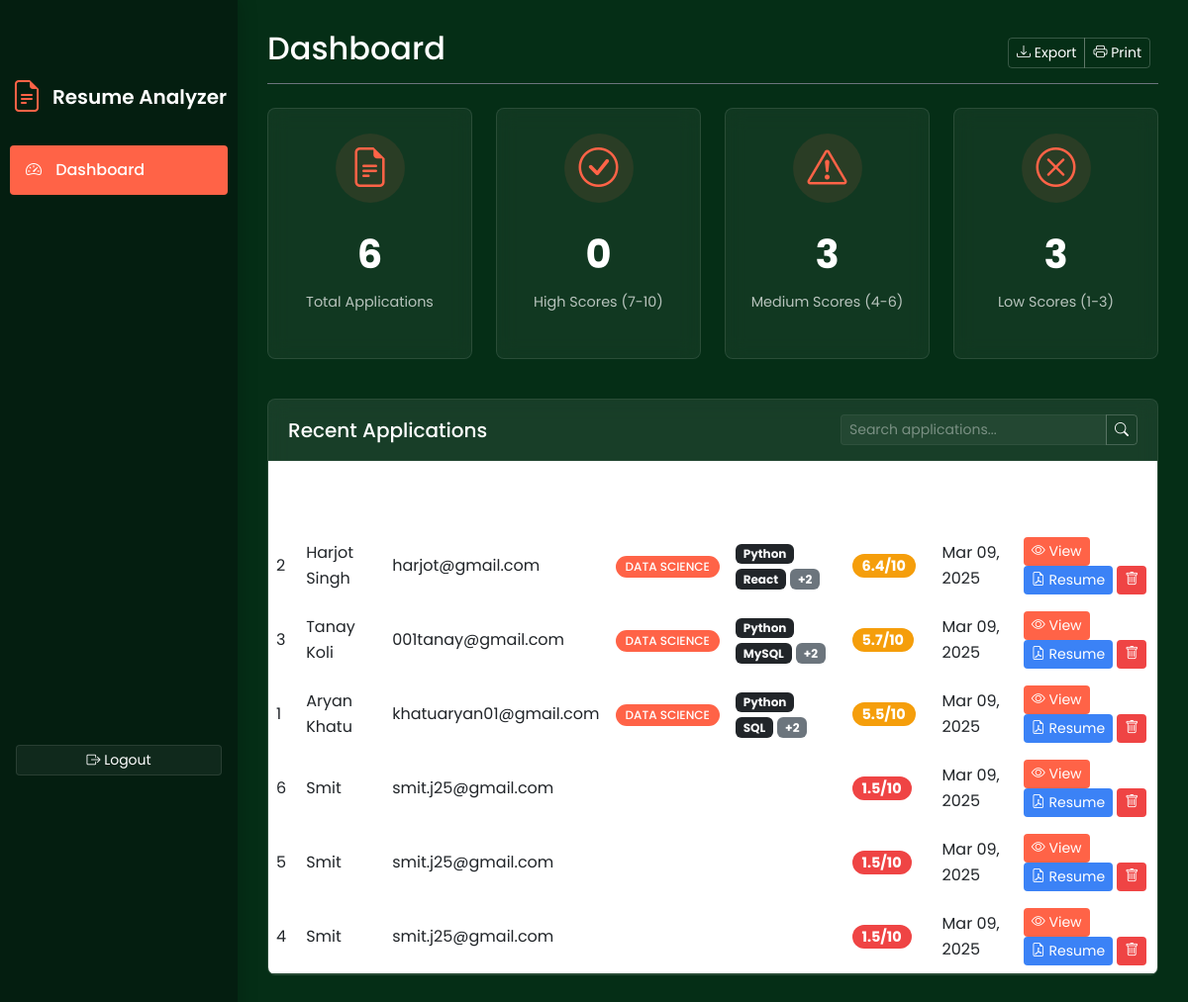
The app's page /admin (signed in) with its own data.
### tables this page shows
CREATE TABLE applications (
        id INTEGER PRIMARY KEY AUTOINCREMENT,
        name TEXT NOT NULL,
        email TEXT NOT NULL,
        domain TEXT NOT NULL,
        key_skills TEXT NOT NULL,
        missing_skills TEXT NOT NULL,
        score FLOAT NOT NULL,
        bias_score FLOAT DEFAULT 5.0,
        final_score FLOAT DEFAULT 5.0,
        date TEXT NOT NULL,
        analysis TEXT NOT NULL,
        overview TEXT,
        resume_path TEXT NOT NULL
    );

### app.py (the view)
@app.route('/admin', methods=['GET'])
def admin():
    if session.get('admin_logged_in'):
        applications = get_all_applications()
        return render_template('admin_dashboard.html', applications=applications)
    else:
        return render_template('admin_login.html')

### app.py (called while the page is built)
def get_db_connection():
    conn = sqlite3.connect(DATABASE)
    conn.row_factory = sqlite3.Row
    return conn

def get_all_applications():
    conn = get_db_connection()
    applications = conn.execute('SELECT * FROM applications ORDER BY score DESC, id DESC').fetchall()
    result = []
    for app in applications:
        app_dict = dict(app)
        app_dict['key_skills'] = app_dict['key_skills'].split(',')
        app_dict['missing_skills'] = app_dict['missing_skills'].split(',')
        result.append(app_dict)
    conn.close()
    return result

### templates/admin_dashboard.html (shortened to what this page needs)
<!DOCTYPE html>
<html lang="en">
<head>
    <link href="https://cdn.jsdelivr.net/npm/bootstrap@5.3.0-alpha1/dist/css/bootstrap.min.css" rel="stylesheet">
    <link rel="stylesheet" href="https://cdn.jsdelivr.net/npm/bootstrap-icons@1.11.3/font/bootstrap-icons.min.css">
</head>
<body>
    <nav class="col-md-2 d-md-block sidebar" id="sidebar">
        <div class="sidebar-sticky">
            <div class="admin-logo mb-4 mt-3">
                <i class="bi bi-file-earmark-text"></i>
                <h5>Resume Analyzer</h5>
            </div>
            <ul class="nav flex-column">
                <li class="nav-item">
                    <a class="nav-link active" href="#">
                        <i class="bi bi-speedometer2"></i>
                        Dashboard
                    </a>
                </li>
            </ul>
            <div class="mt-auto p-3" style="position: absolute; bottom: 0; width: 100%;">
                <a href="/admin/logout" class="btn logout-btn btn-sm w-100">
                    <i class="bi bi-box-arrow-right"></i> Logout
                </a>
            </div>
        </div>
    </nav>
    <main role="main" class="main-content" id="main-content">
        <div class="d-flex justify-content-between flex-wrap flex-md-nowrap align-items-center pb-2 mb-4 border-bottom border-secondary">
            <h1 class="h2">Dashboard</h1>
            <div class="btn-toolbar mb-2 mb-md-0">
                <div class="btn-group me-2">
                    <button class="btn btn-sm btn-outline-secondary" onclick="exportToCSV()">
                        <i class="bi bi-download"></i> Export
                    </button>
                    <button class="btn btn-sm btn-outline-secondary" onclick="window.print()">
                        <i class="bi bi-printer"></i> Print
                    </button>
                </div>
            </div>
        </div>
        <div class="row mb-4">
            <div class="col-md-3 mb-3">
                <div class="card stats-card h-100">
                    <div class="stats-icon">
                        <i class="bi bi-file-earmark-text"></i>
                    </div>
                    <div class="stats-number">{{ applications|length }}</div>
                    <div class="stats-label">Total Applications</div>
                </div>
            </div>
            <div class="col-md-3 mb-3">
                <div class="card stats-card h-100">
                    <div class="stats-icon">
                        <i class="bi bi-check-circle"></i>
                    </div>
                    <div class="stats-number">{{ applications|selectattr('final_score', 'ge', 7)|list|length }}</div>
                    <div class="stats-label">High Scores (7-10)</div>
                </div>
            </div>
            <div class="col-md-3 mb-3">
                <div class="card stats-card h-100">
                    <div class="stats-icon">
                        <i class="bi bi-exclamation-triangle"></i>
                    </div>
                    <div class="stats-number">{{ applications|selectattr('final_score', 'ge', 4)|selectattr('final_score', 'lt', 7)|list|length }}</div>
                    <div class="stats-label">Medium Scores (4-6)</div>
                </div>
            </div>
            <div class="col-md-3 mb-3">
                <div class="card stats-card h-100">
                    <div class="stats-icon">
                        <i class="bi bi-x-circle"></i>
                    </div>
                    <div class="stats-number">{{ applications|selectattr('final_score', 'lt', 4)|list|length }}</div>
                    <div class="stats-label">Low Scores (1-3)</div>
                </div>
            </div>
        </div>
        <div class="card">
            <div class="card-header d-flex justify-content-between align-items-center">
                <h5 class="mb-0">Recent Applications</h5>
                <div class="input-group" style="width: 300px;">
                    <input type="text" class="form-control form-control-sm" id="searchInput" placeholder="Search applications...">
                    <button class="btn btn-sm btn-outline-secondary" type="button" id="searchButton">
                        <i class="bi bi-search"></i>
                    </button>
                </div>
            </div>
            <div class="card-body p-0">
                {% if applications %}
                <div class="table-responsive">
                    <table class="table table-hover" id="applicationsTable">
                        <thead>
                            <tr>
                                <th>#</th>
                                <th>Name</th>
                                <th>Email</th>
                                <th>Domain</th>
                                <th>Key Skills</th>
                                <th>Final Score</th>
                                <th>Date</th>
                                <th>Actions</th>
                            </tr>
                        </thead>
                        <tbody>
                            {% for app in applications %}
                            <tr>
                                <td>{{ app.id }}</td>
                                <td>{{ app.name }}</td>
                                <td>{{ app.email }}</td>
                                <td><span class="badge badge-domain">{{ app.domain }}</span></td>
                                <td>
                                    {% for skill in app.key_skills[:2] %}
                                    <span class="badge bg-dark text-light">{{ skill }}</span>
                                    {% endfor %}
                                    {% if app.key_skills|length > 2 %}
                                    <span class="badge bg-secondary">+{{ app.key_skills|length - 2 }}</span>
                                    {% endif %}
                                </td>
                                <td>
                                    {% if app.final_score >= 7 %}
                                    <span class="badge score-high badge-score">{{ "%.1f"|format(app.final_score|float) }}/10</span>
                                    {% elif app.final_score >= 4 %}
                                    <span class="badge score-medium badge-score">{{ "%.1f"|format(app.final_score|float) }}/10</span>
                                    {% else %}
                                    <span class="badge score-low badge-score">{{ "%.1f"|format(app.final_score|float) }}/10</span>
                                    {% endif %}
                                </td>
                                <td>{{ app.date }}</td>
                                <td class="action-buttons">
                                    <a href="/admin/application/{{ app.id }}" class="btn btn-primary btn-sm">
                                        <i class="bi bi-eye"></i> View
                                    </a>
                                    <a href="/admin/application/{{ app.id }}/resume" class="btn btn-info btn-sm" target="_blank">
                                        <i class="bi bi-file-earmark-pdf"></i> Resume
                                    </a>
                                    <button class="btn btn-danger btn-sm" data-bs-toggle="modal" data-bs-target="#deleteModal{{ app.id }}">
                                        <i class="bi bi-trash"></i>
                                    </button>
                                </td>
                            </tr>
                            {% endfor %}
                        </tbody>
                    </table>
                </div>
                {% else %}
                <div class="empty-state">
                    <i class="bi bi-inbox"></i>
                    <h5>No Applications Yet</h5>
                    <p>Applications will appear here once users submit their resumes.</p>
                </div>
                {% endif %}
            </div>
        </div>
    </main>
</body>
</html>

### templates/admin_dashboard.html (style rules this page uses)
:root { --primary-color: #ff6347; --secondary-color: #f8f9fa; --dark-bg: #052e16; --darker-bg: #041e10; --card-bg: rgba(255, 255, 255, 0.05); --border-radius: 8px; --box-shadow: 0 10px 20px rgba(0, 0, 0, 0.2); --transition: all 0.3s ease; }
body { padding-top: 0; background-color: var(--dark-bg); font-family: 'Poppins', sans-serif; color: white; line-height: 1.6; }
.sidebar { position: fixed; top: 0; bottom: 0; left: 0; z-index: 100; padding: 48px 0 0; box-shadow: 0 0 20px rgba(0, 0, 0, 0.2); background-color: var(--darker-bg); color: white; transition: all 0.3s; width: 240px; }
.sidebar-sticky { position: relative; top: 0; height: calc(100vh - 48px); padding-top: 0.5rem; overflow-x: hidden; overflow-y: auto; }
.sidebar .nav-link { font-weight: 500; color: rgba(255, 255, 255, 0.75); padding: 0.75rem 1rem; border-radius: 4px; margin: 0 10px 5px; transition: var(--transition); }
.sidebar .nav-link.active { color: #fff; background-color: var(--primary-color); }
.sidebar .nav-link i { margin-right: 10px; }
.main-content { margin-left: 240px; padding: 30px; transition: all 0.3s; }
.card { border: none; border-radius: var(--border-radius); background-color: var(--card-bg); backdrop-filter: blur(10px); border: 1px solid rgba(255, 255, 255, 0.1); margin-bottom: 20px; overflow: hidden; }
.card-header { background-color: rgba(255, 255, 255, 0.03); border-bottom: 1px solid rgba(255, 255, 255, 0.05); padding: 15px 20px; color: white; }
.table { margin-bottom: 0; color: rgba(255, 255, 255, 0.9); }
.table th { border-top: none; font-weight: 600; color: white; border-color: rgba(255, 255, 255, 0.1); }
.table td { border-color: rgba(255, 255, 255, 0.1); vertical-align: middle; }
.badge-domain { background-color: var(--primary-color); color: white; padding: 5px 10px; border-radius: 50px; font-weight: 500; }
.badge-score { font-size: 0.9rem; padding: 5px 10px; border-radius: 50px; }
.score-medium { background-color: #f59e0b; }
.score-low { background-color: #ef4444; }
.action-buttons .btn { padding: 0.25rem 0.5rem; font-size: 0.875rem; border-radius: 4px; }
.stats-card { text-align: center; padding: 25px; height: 100%; }
.stats-icon { font-size: 2.5rem; margin-bottom: 15px; color: var(--primary-color); width: 70px; height: 70px; background-color: rgba(255, 99, 71, 0.1); border-radius: 50%; display: flex; align-items: center; justify-content: center; margin: 0 auto 20px; }
.stats-number { font-size: 2.5rem; font-weight: 700; margin-bottom: 5px; color: white; }
.stats-label { color: rgba(255, 255, 255, 0.7); font-size: 0.9rem; }
.btn-primary { background-color: var(--primary-color); border: none; border-radius: 4px; transition: var(--transition); }
.btn-outline-secondary { border-color: rgba(255, 255, 255, 0.2); color: white; border-radius: 4px; transition: var(--transition); }
.btn-danger { background-color: #ef4444; border: none; }
.btn-info { background-color: #3b82f6; border: none; color: white; }
.form-control { background-color: rgba(255, 255, 255, 0.05); border: 1px solid rgba(255, 255, 255, 0.1); color: white; border-radius: 4px; }
.form-control::placeholder { color: rgba(255, 255, 255, 0.4); }
.admin-logo { display: flex; align-items: center; justify-content: center; margin-bottom: 20px; }
.admin-logo i { font-size: 2rem; color: var(--primary-color); margin-right: 10px; }
.admin-logo h5 { margin: 0; font-weight: 600; }
.logout-btn { background-color: rgba(255, 255, 255, 0.05); border: 1px solid rgba(255, 255, 255, 0.1); color: white; transition: var(--transition); }

### records on screen
applications: id "2", name "Harjot Singh", email "harjot@gmail.com", domain "DATA SCIENCE", 2 "Python" "React", key_skills|length "2", final_score "6.4", date "Mar 09, 2025"
applications: id "3", name "Tanay Koli", email "001tanay@gmail.com", domain "DATA SCIENCE", 2 "Python" "MySQL", key_skills|length "2", final_score "5.7", date "Mar 09, 2025"
applications: id "1", name "Aryan Khatu", email "khatuaryan01@gmail.com", domain "DATA SCIENCE", 2 "Python" "SQL", key_skills|length "2", final_score "5.5", date "Mar 09, 2025"
applications: id "6", name "Smit", email "smit.j25@gmail.com", final_score "1.5", date "Mar 09, 2025"
applications: id "5", name "Smit", email "smit.j25@gmail.com", final_score "1.5", date "Mar 09, 2025"
applications: id "4", name "Smit", email "smit.j25@gmail.com", final_score "1.5", date "Mar 09, 2025"

### other values on screen
{{ applications|length }} "6"
{{ applications|selectattr('final_score', 'ge', 7)|list|length }} "0"
{{ applications|selectattr('final_score', 'lt', 4)|list|length }} "3"
